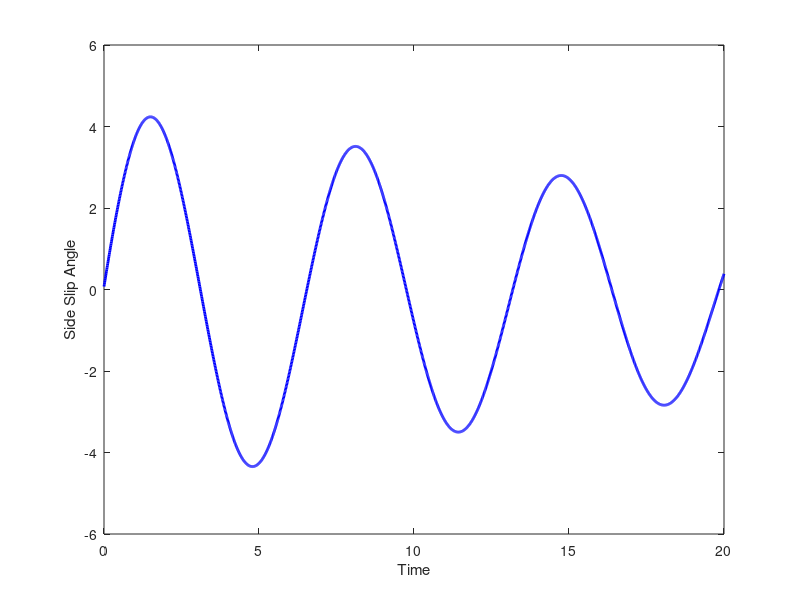
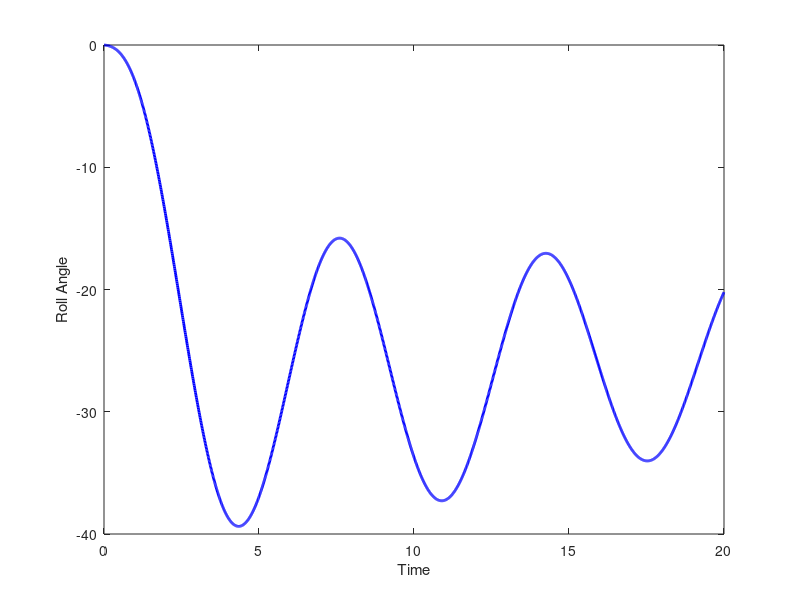

MATLAB code for these plots, in order:
clear all
% State Space Matrices
A = [-0.0558,-0.9968,0.0802,0.0415;0.5980,-0.1150,-0.0318,0;-3.0500,0.3880,-0.4650,0;0,0.0805,1,0 ];
B = [0.0729,0;-4.75,0.00775;0.15300,0.1430;0,0];
C = [1 0 0 0;0 0 0 1];
D = [0 0; 0 0];

% State Space Equations
sys = ss(A,B,C,D);
% Time Interval
t_impulse = 0:0.01:20;  % Time vector for impulse response

% Impulse Response
impulse_response_openloop1 = impulse(sys(1,1), t_impulse);
impulse_response_openloop2 = impulse(sys(2,1), t_impulse);

figure(1);
plot(t_impulse, impulse_response_openloop1, 'b', 'LineWidth', 2);
xlabel('Time');
ylabel('Side Slip Angle');

figure(2);
plot(t_impulse, impulse_response_openloop2, 'b', 'LineWidth', 2);
xlabel('Time');
ylabel('Roll Angle');